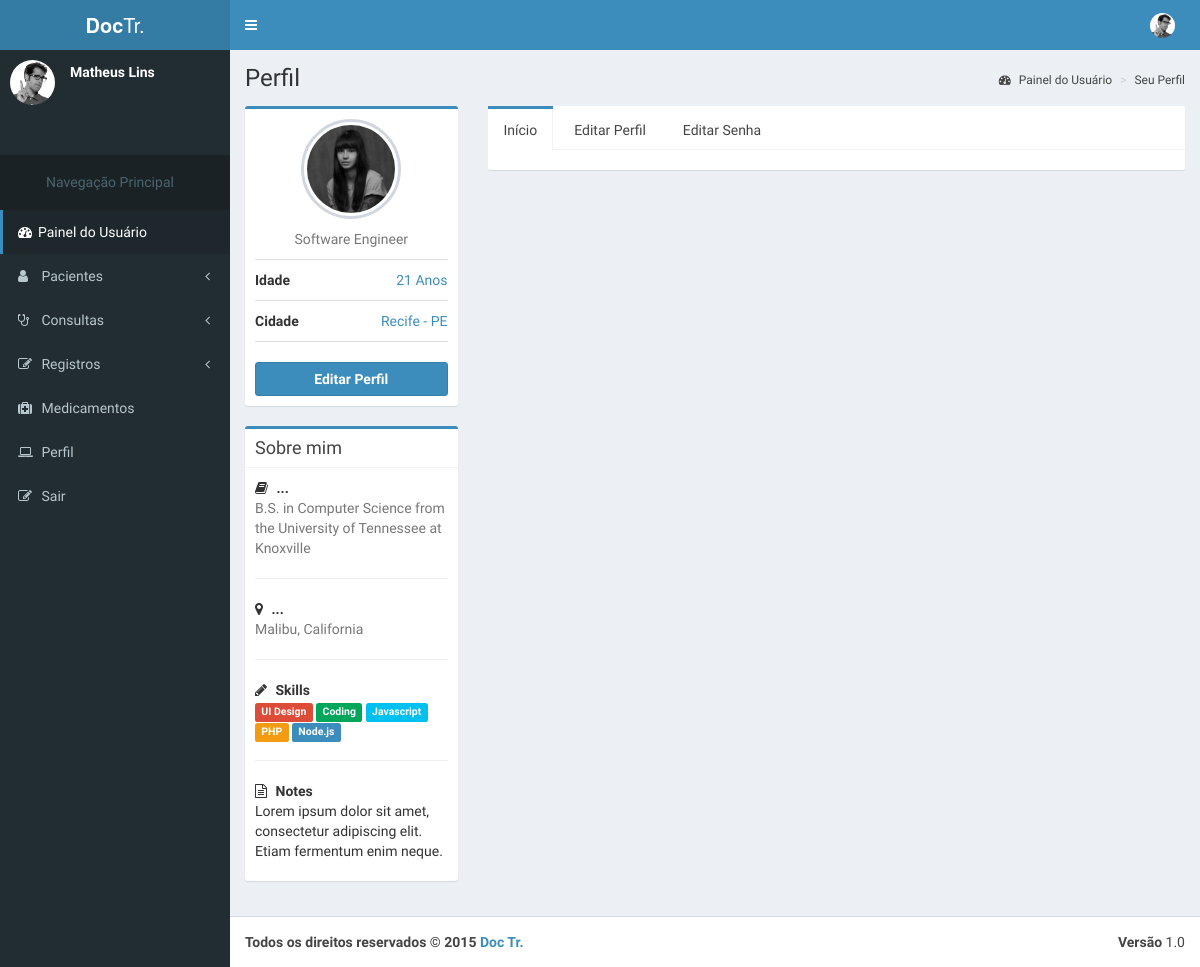
The app's page /conta/seu_perfil (signed in), older data.
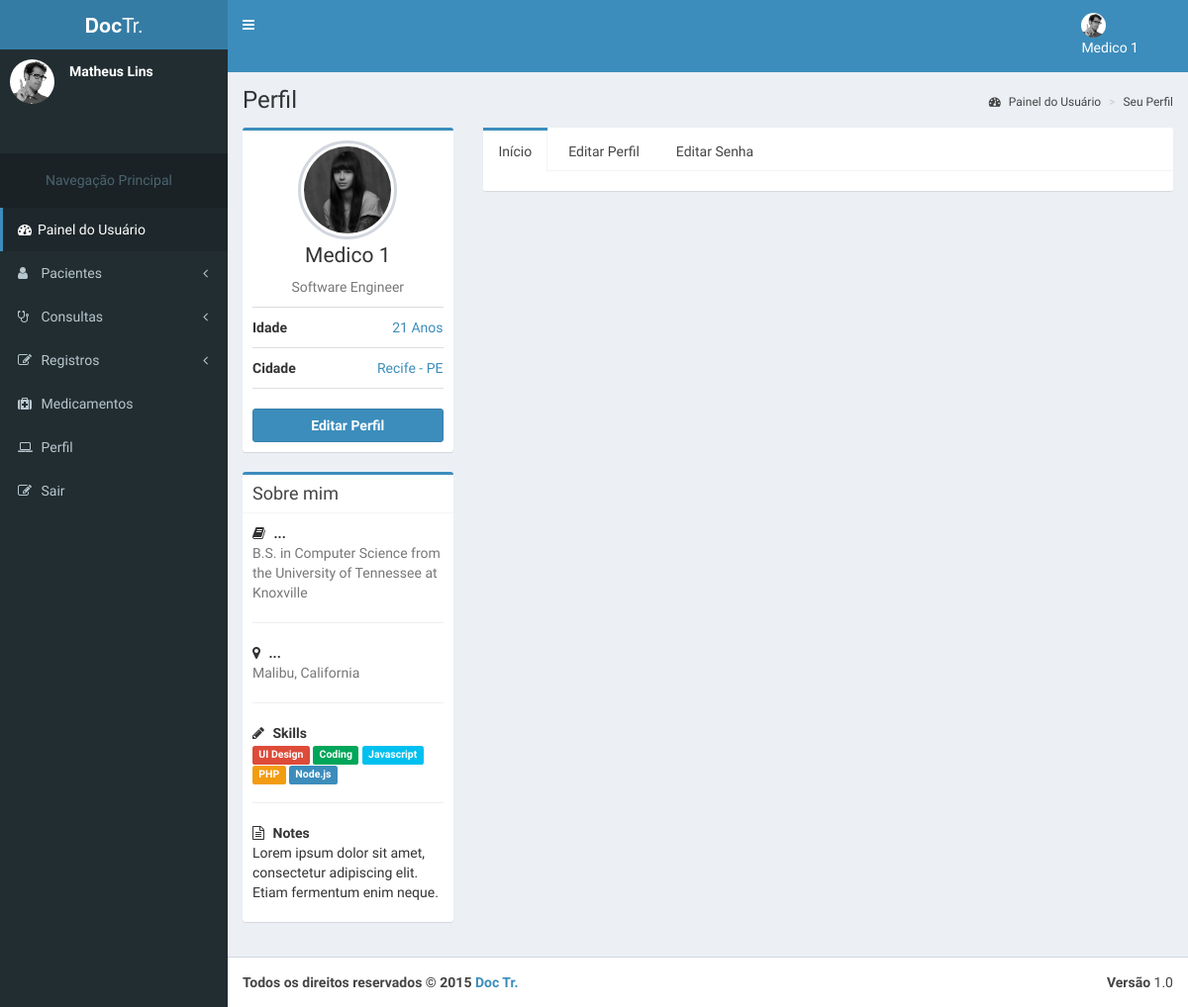
The same page, newer data.
### accounts/models.py (models this page shows, shortened)
class UserU(AbstractBaseUser, PermissionsMixin):
    name = models.CharField('name', max_length=100, blank=True,null=True)
    email = models.EmailField('E-mail', unique=True)
    phone = models.CharField('Telefone', max_length=100, blank=True,null=True)
    username = models.CharField('name de Usuário', unique=True, max_length=100)
    birth_data = models.CharField('Data de Nascimento', max_length=100,blank=True)
    sex = models.CharField('Sexo',max_length=1, choices=(('M', 'Masculino'), ('F', 'Feminino')), default='Masculino')
    is_active = models.BooleanField('Está ativo?', blank=True, default=True)
    is_staff = models.BooleanField('É da equipe?', blank=True, default=False)
    date_joined = models.DateTimeField('Data de Entrada', auto_now_add=True)
    objects = UserManager()
    USERNAME_FIELD = 'username'
    REQUIRED_FIELDS = ['email','name']
    class Meta:
        verbose_name = 'Usuário'
        verbose_name_plural = 'Usuários'

### accounts/views.py (the view)
@login_required(redirect_field_name='login_obrigatorio')
def profile(request):
	template_name = ''
	context = {}
	try:
		doctor = Doctor.objects.get(id = request.user.id)
		template_name = 'doctor/profile.html'
	except Exception as e:
		template_name = 'patient/profile.html'
	return render(request, template_name, context)

### accounts/templates/doctor/profile.html (shortened to what this page needs)
{% extends 'doctor/dashboard_doctor.html' %}
{% load static %}
{% load widget_tweaks %}
      {% block content %}
      <div class="content-wrapper">
        {% block content_header %}
          <section class="content-header">
            <h1>
              Perfil
            </h1>
            <ol class="breadcrumb">
              <li><a href="{% url 'accounts:dashboard' %}"><i class="fa fa-dashboard"></i> Painel do Usuário</a></li>
              <li class="active"><a href="#">Seu Perfil</a></li>
            </ol>
          </section>
        {% endblock %}
        {% block content_left_profile %}
       <section class="content">
          <div class="row">
            <div class="col-md-3">
              <div class="box box-primary">
                <div class="box-body box-profile">
                  <img class="profile-user-img img-responsive img-circle" src="{% static 'dist/img/user4-128x128.jpg' %}" alt="User profile picture">
                  <h3 class="profile-username text-center">{{user.name}}</h3>
                  <p class="text-muted text-center">Software Engineer</p>
                  <ul class="list-group list-group-unbordered">
                    <li class="list-group-item">
                      <b>Idade</b> <a class="pull-right">21 Anos</a>
                    </li>
                    <li class="list-group-item">
                      <b>Cidade</b><a class="pull-right">Recife - PE</a>
                    </li>
                  </ul>
                  <a href="{% url 'accounts:edit_profile' %}" class="btn btn-primary btn-block"><b>Editar Perfil</b></a>
                </div>
              </div>
              <div class="box box-primary">
                <div class="box-header with-border">
                  <h3 class="box-title">Sobre mim</h3>
                </div>
                <div class="box-body">
                  <strong><i class="fa fa-book margin-r-5"></i> ...</strong>
                  <p class="text-muted">
                    B.S. in Computer Science from the University of Tennessee at Knoxville
                  </p>
                  <hr>
                  <strong><i class="fa fa-map-marker margin-r-5"></i> ...</strong>
                  <p class="text-muted">Malibu, California</p>
                  <hr>
                  <strong><i class="fa fa-pencil margin-r-5"></i> Skills</strong>
                  <p>
                    <span class="label label-danger">UI Design</span>
                    <span class="label label-success">Coding</span>
                    <span class="label label-info">Javascript</span>
                    <span class="label label-warning">PHP</span>
                    <span class="label label-primary">Node.js</span>
                  </p>
                  <hr>
                  <strong><i class="fa fa-file-text-o margin-r-5"></i> Notes</strong>
                  <p>Lorem ipsum dolor sit amet, consectetur adipiscing elit. Etiam fermentum enim neque.</p>
                </div>
              </div>
            </div>
        {% endblock %}
        {% block content_right_profile %}
            <div class="col-md-9">
              <div class="nav-tabs-custom">
                <ul class="nav nav-tabs">
                  <li class="active"><a href="{% url 'accounts:profile' %}">Início</a></li>
                  <li><a href="{% url 'accounts:edit_profile' %}">Editar Perfil</a></li>
                  <li><a href="{% url 'accounts:edit_password' %}">Editar Senha</a></li>
                </ul>
                <div class="tab-content">
                </div>
              </div>
            </div>
          {% endblock %}
          </div>
        </section>
      </div>
      {% endblock %}

### accounts/templates/doctor/dashboard_doctor.html (shortened to what the changed rows need)
{% load static %}
<html>
  <head>
    <link rel="stylesheet" href="{% static 'bootstrap/css/bootstrap.min.css' %}">
    <link rel="stylesheet" href="http://maxcdn.bootstrapcdn.com/font-awesome/4.4.0/css/font-awesome.min.css">
    <link rel="stylesheet" href="http://code.ionicframework.com/ionicons/2.0.1/css/ionicons.min.css">
    <link rel="stylesheet" href="{% static 'dist/css/AdminLTE.min.css' %}">
    <link rel="stylesheet" href="{% static 'dist/css/skins/_all-skins.min.css' %}">
    <link rel="stylesheet" href="{% static 'plugins/iCheck/flat/blue.css' %}">
    <link rel="stylesheet" href="{% static 'plugins/morris/morris.css' %}">
    <link rel="stylesheet" href="{% static 'plugins/jvectormap/jquery-jvectormap-1.2.2.css' %}">
    <link rel="stylesheet" href="{% static 'plugins/datepicker/datepicker3.css' %}">
    <link rel="stylesheet" href="{% static 'plugins/daterangepicker/daterangepicker-bs3.css' %}">
    <link rel="stylesheet" href="{% static 'plugins/bootstrap-wysihtml5/bootstrap3-wysihtml5.min.css' %}">
  </head>
  <body class="hold-transition skin-blue sidebar-mini">
    <div class="wrapper">
    {% block header %}
      <header class="main-header">
        <nav class="navbar navbar-static-top" role="navigation">
          <div class="navbar-custom-menu">
            <ul class="nav navbar-nav">
              <li class="dropdown user user-menu">
                <a href="#" class="dropdown-toggle" data-toggle="dropdown">
                  <img src="{% static 'dist/img/user2-160x160.jpg' %}" class="user-image" alt="User Image">
                  <span class="hidden-xs">{{user.name}}</span>
                </a>
            </ul>
          </div>
        </nav>
      </header>
      {% endblock %}
      {% block content %}{% endblock %}
    </div>
  </body>
</html>

Row changes from the older to the newer data that the page shows:
now on this page (row edited): UserU: name "Medico 1"
